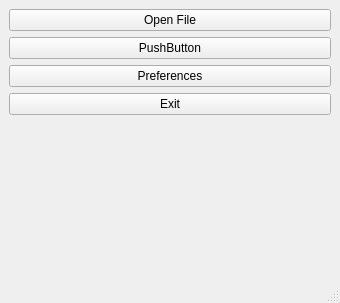
<?xml version="1.0" encoding="UTF-8"?>
<ui version="4.0">
 <class>MainWindow</class>
 <widget class="QMainWindow" name="MainWindow">
  <property name="geometry">
   <rect>
    <x>0</x>
    <y>0</y>
    <width>340</width>
    <height>303</height>
   </rect>
  </property>
  <property name="minimumSize">
   <size>
    <width>328</width>
    <height>273</height>
   </size>
  </property>
  <property name="windowTitle">
   <string>MainWindow</string>
  </property>
  <widget class="QWidget" name="centralwidget">
   <property name="sizePolicy">
    <sizepolicy hsizetype="Expanding" vsizetype="Expanding">
     <horstretch>8</horstretch>
     <verstretch>0</verstretch>
    </sizepolicy>
   </property>
   <property name="layoutDirection">
    <enum>Qt::LeftToRight</enum>
   </property>
   <property name="autoFillBackground">
    <bool>false</bool>
   </property>
   <layout class="QGridLayout" name="gridLayout">
    <property name="sizeConstraint">
     <enum>QLayout::SetMaximumSize</enum>
    </property>
    <item row="2" column="0">
     <widget class="QPushButton" name="pushButton">
      <property name="text">
       <string>PushButton</string>
      </property>
     </widget>
    </item>
    <item row="3" column="0">
     <widget class="QPushButton" name="preferencesButton">
      <property name="text">
       <string>Preferences</string>
      </property>
     </widget>
    </item>
    <item row="1" column="0">
     <widget class="QPushButton" name="openFileButton">
      <property name="text">
       <string>Open File</string>
      </property>
     </widget>
    </item>
    <item row="4" column="0">
     <widget class="QPushButton" name="exitButton">
      <property name="text">
       <string>Exit</string>
      </property>
     </widget>
    </item>
   </layout>
  </widget>
  <widget class="QStatusBar" name="statusbar"/>
 </widget>
 <resources/>
 <connections/>
</ui>
